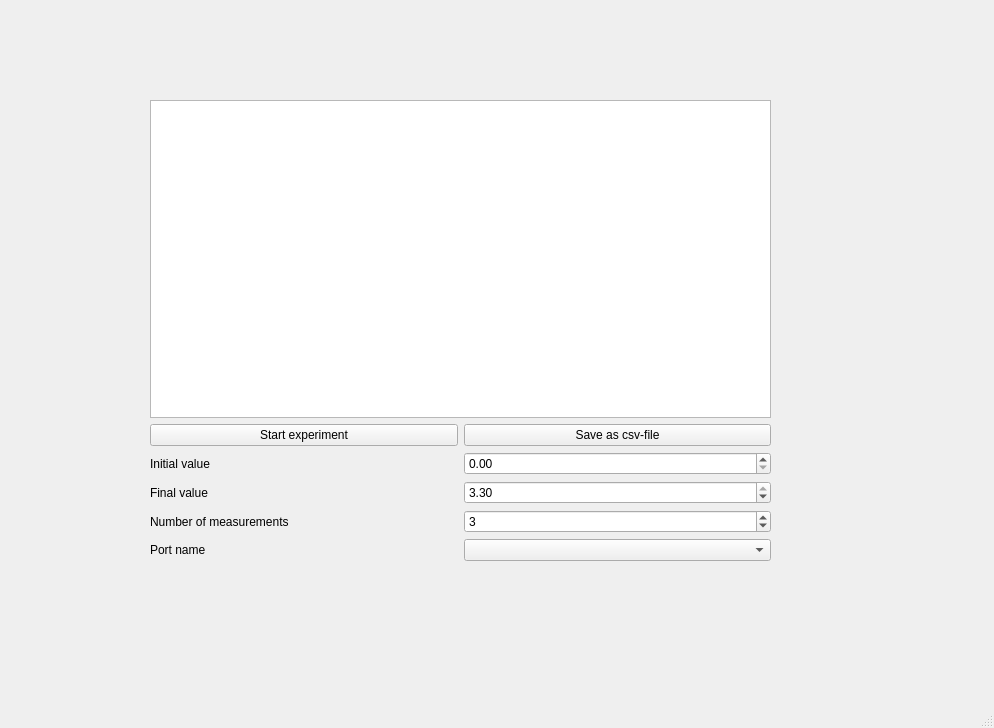
<?xml version="1.0" encoding="UTF-8"?>
<ui version="4.0">
 <class>MainWindow</class>
 <widget class="QMainWindow" name="MainWindow">
  <property name="geometry">
   <rect>
    <x>0</x>
    <y>0</y>
    <width>994</width>
    <height>728</height>
   </rect>
  </property>
  <property name="windowTitle">
   <string>MainWindow</string>
  </property>
  <widget class="QWidget" name="centralwidget">
   <widget class="QWidget" name="verticalLayoutWidget">
    <property name="geometry">
     <rect>
      <x>150</x>
      <y>100</y>
      <width>621</width>
      <height>461</height>
     </rect>
    </property>
    <layout class="QVBoxLayout" name="verticalLayout">
     <item>
      <widget class="PlotWidget" name="plot_widget"/>
     </item>
     <item>
      <layout class="QGridLayout" name="gridLayout">
       <item row="2" column="0">
        <widget class="QLabel" name="label_2">
         <property name="text">
          <string>Final value</string>
         </property>
        </widget>
       </item>
       <item row="3" column="0">
        <layout class="QVBoxLayout" name="verticalLayout_2">
         <item>
          <widget class="QLabel" name="label_3">
           <property name="text">
            <string>Number of measurements</string>
           </property>
          </widget>
         </item>
        </layout>
       </item>
       <item row="1" column="2">
        <widget class="QDoubleSpinBox" name="initial_value">
         <property name="decimals">
          <number>2</number>
         </property>
         <property name="maximum">
          <double>3.300000000000000</double>
         </property>
         <property name="singleStep">
          <double>0.100000000000000</double>
         </property>
         <property name="stepType">
          <enum>QAbstractSpinBox::DefaultStepType</enum>
         </property>
        </widget>
       </item>
       <item row="0" column="2">
        <widget class="QPushButton" name="save_button">
         <property name="text">
          <string>Save as csv-file</string>
         </property>
        </widget>
       </item>
       <item row="1" column="0">
        <widget class="QLabel" name="label">
         <property name="text">
          <string>Initial value</string>
         </property>
        </widget>
       </item>
       <item row="0" column="0">
        <widget class="QPushButton" name="start_button">
         <property name="text">
          <string>Start experiment</string>
         </property>
        </widget>
       </item>
       <item row="3" column="2">
        <widget class="QSpinBox" name="number">
         <property name="minimum">
          <number>1</number>
         </property>
         <property name="maximum">
          <number>10</number>
         </property>
         <property name="value">
          <number>3</number>
         </property>
        </widget>
       </item>
       <item row="2" column="2">
        <widget class="QDoubleSpinBox" name="final_value">
         <property name="decimals">
          <number>2</number>
         </property>
         <property name="maximum">
          <double>3.300000000000000</double>
         </property>
         <property name="singleStep">
          <double>0.100000000000000</double>
         </property>
         <property name="value">
          <double>3.300000000000000</double>
         </property>
        </widget>
       </item>
       <item row="4" column="2">
        <widget class="QComboBox" name="port_name"/>
       </item>
       <item row="4" column="0">
        <widget class="QLabel" name="label_4">
         <property name="text">
          <string>Port name</string>
         </property>
        </widget>
       </item>
      </layout>
     </item>
    </layout>
   </widget>
  </widget>
  <widget class="QMenuBar" name="menubar">
   <property name="geometry">
    <rect>
     <x>0</x>
     <y>0</y>
     <width>994</width>
     <height>22</height>
    </rect>
   </property>
  </widget>
  <widget class="QStatusBar" name="statusbar"/>
 </widget>
 <customwidgets>
  <customwidget>
   <class>PlotWidget</class>
   <extends>QGraphicsView</extends>
   <header>pyqtgraph</header>
  </customwidget>
 </customwidgets>
 <resources/>
 <connections/>
</ui>
